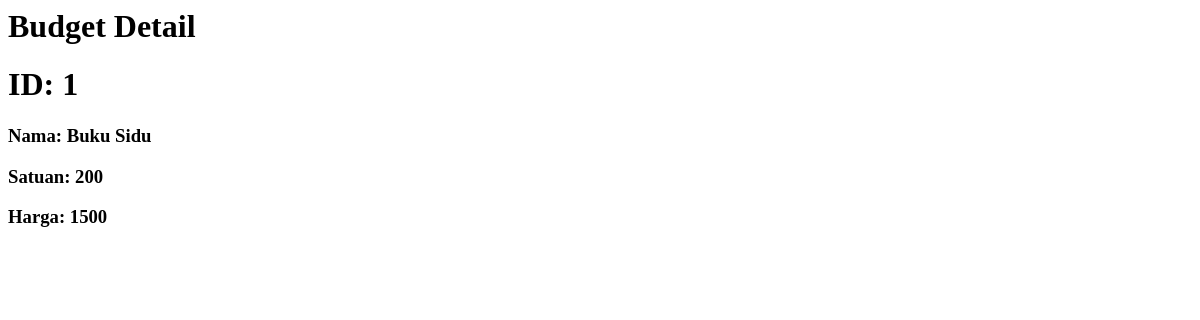
/ebudget/budget_detail/, run on an earlier commit of the app's database.
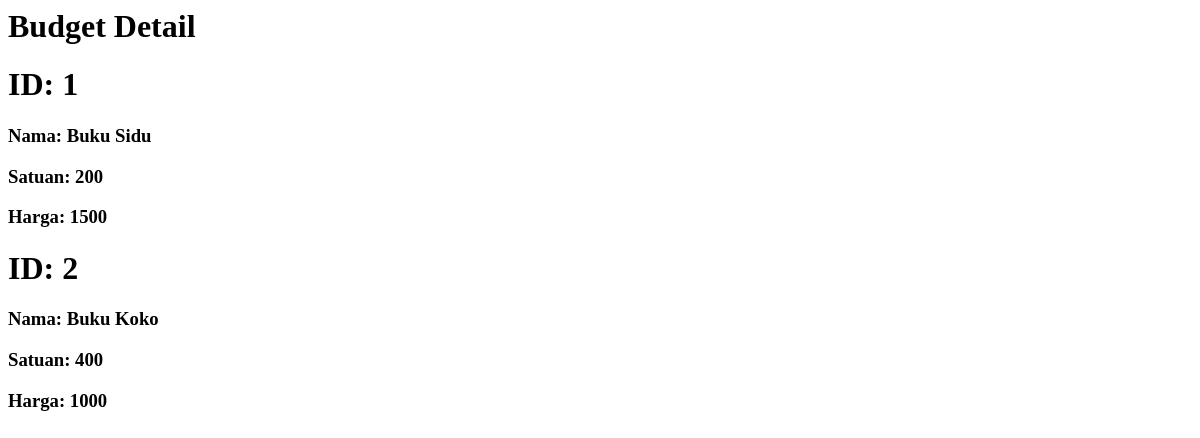
And on a later commit of the database.
### budget/models.py (models this page shows, shortened)
class Budget(models.Model):
    nama = models.CharField(max_length=200)
    harga = models.IntegerField()
    satuan = models.IntegerField()

### budget/views.py (the view)
# urls.py: path('budget_detail/',views.all_budget,name='all_budget'),
def all_budget(request):
    budget_list = Budget.objects.all()
    context = { 'Budgets' : budget_list }
    return render(request,'budget_detail.html',context)

### budget/templates/budget_detail.html
<h1>Budget Detail</h1>
{% for t in Budgets %}
    <h1>ID: {{t.id}}</h1>
    <h3>Nama: {{t.nama}}</h3>
    <h3>Satuan: {{t.satuan}}</h3>
    <h3>Harga: {{t.harga}}</h3>
{% endfor %}

What changed in the data, as far as the page shows it:
added Budget: id "2", nama "Buku Koko", satuan "400", harga "1000"
